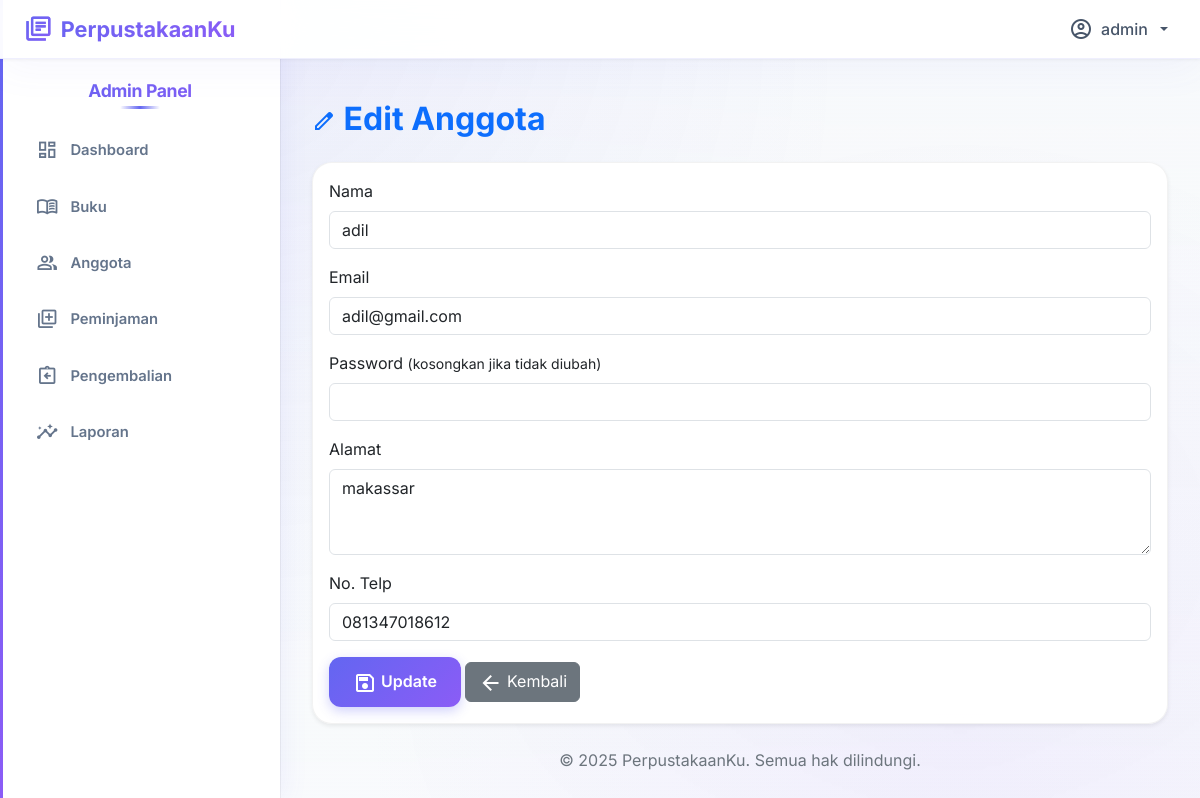
The page /admin/anggota/edit_anggota.php?id=1 (signed in) on the database its author committed.
### tables this page shows
CREATE TABLE `anggota_222274` (
  `id_anggota_222274` int(11) NOT NULL,
  `nama_222274` varchar(100) DEFAULT NULL,
  `email_222274` varchar(100) DEFAULT NULL,
  `password_222274` varchar(255) DEFAULT NULL,
  `alamat_222274` text DEFAULT NULL,
  `no_telp_222274` varchar(20) DEFAULT NULL,
  `tanggal_daftar_222274` date DEFAULT NULL
);

### admin/anggota/edit_anggota.php (the view, shortened to what this page needs)
<?php
include '../../config/connect.php';
$id = (int) $_GET['id'];
$sql = "SELECT * FROM anggota_222274 WHERE id_anggota_222274 = $id";
$result = $conn->query($sql);
$anggota = $result->fetch_assoc();
?>
<?php include '../templates/header_sidebar.php'; ?>
<div id="main-content">
    <h2 class="fw-bold text-primary mb-4">
        <span class="material-symbols-outlined align-middle">edit</span>
        Edit Anggota
    </h2>
    <div class="card shadow-sm">
        <div class="card-body">
            <form action="" method="POST">
                <div class="mb-3">
                    <label for="nama" class="form-label">Nama</label>
                    <input type="text" class="form-control" name="nama" id="nama" value="<?= htmlspecialchars($anggota['nama_222274']) ?>" required>
                </div>
                <div class="mb-3">
                    <label for="email" class="form-label">Email</label>
                    <input type="email" class="form-control" name="email" id="email" value="<?= htmlspecialchars($anggota['email_222274']) ?>" required>
                </div>
                <div class="mb-3">
                    <label for="password" class="form-label">Password <small>(kosongkan jika tidak diubah)</small></label>
                    <input type="password" class="form-control" name="password" id="password">
                </div>
                <div class="mb-3">
                    <label for="alamat" class="form-label">Alamat</label>
                    <textarea class="form-control" name="alamat" id="alamat" rows="3"><?= htmlspecialchars($anggota['alamat_222274']) ?></textarea>
                </div>
                <div class="mb-3">
                    <label for="no_telp" class="form-label">No. Telp</label>
                    <input type="text" class="form-control" name="no_telp" id="no_telp" value="<?= htmlspecialchars($anggota['no_telp_222274']) ?>">
                </div>
                <button type="submit" name="submit" class="btn btn-primary">
                    <span class="material-symbols-outlined align-middle">save</span> Update
                </button>
                <a href="anggota.php" class="btn btn-secondary">
                    <span class="material-symbols-outlined align-middle">arrow_back</span> Kembali
                </a>
            </form>
        </div>
    </div>
    <footer class="text-center mt-4 mb-2 text-secondary">
        &copy; <?= date('Y') ?> PerpustakaanKu. Semua hak dilindungi.

### admin/templates/header_sidebar.php (style rules this page uses)
#main-content { margin-left: 280px; padding: 2rem; padding-top: 100px; transition: all 0.4s cubic-bezier(0.4, 0, 0.2, 1); position: relative; z-index: 1; min-height: 100vh; }
.card { border-radius: 20px; box-shadow: 0 1px 3px rgba(0, 0, 0, 0.05), 0 10px 30px rgba(0, 0, 0, 0.05); transition: all 0.4s cubic-bezier(0.4, 0, 0.2, 1); overflow: hidden; border: 1px solid rgba(0, 0, 0, 0.05); background: rgba(255, 255, 255, 0.95); backdrop-filter: blur(20px); position: relative; }
.card::before { content: ''; position: absolute; top: 0; left: 0; right: 0; height: 4px; background: linear-gradient(90deg, #6366f1 0%, #8b5cf6 100%); transform: scaleX(0); transform-origin: left; transition: transform 0.4s cubic-bezier(0.4, 0, 0.2, 1); }
.card { animation: fadeIn 0.5s ease backwards; }
.card:nth-child(2) { animation-delay: 0.2s; }
.btn-primary { background: linear-gradient(135deg, #6366f1 0%, #8b5cf6 100%); border: none; padding: 0.75rem 1.5rem; border-radius: 12px; font-weight: 600; transition: all 0.3s ease; box-shadow: 0 4px 12px rgba(99, 102, 241, 0.3); }

### rows shown on the page
anggota_222274: nama "adil", email "adil@gmail.com", alamat "makassar", no_telp "081347018612"

### other values the page prints
$namaAdmin "admin"
